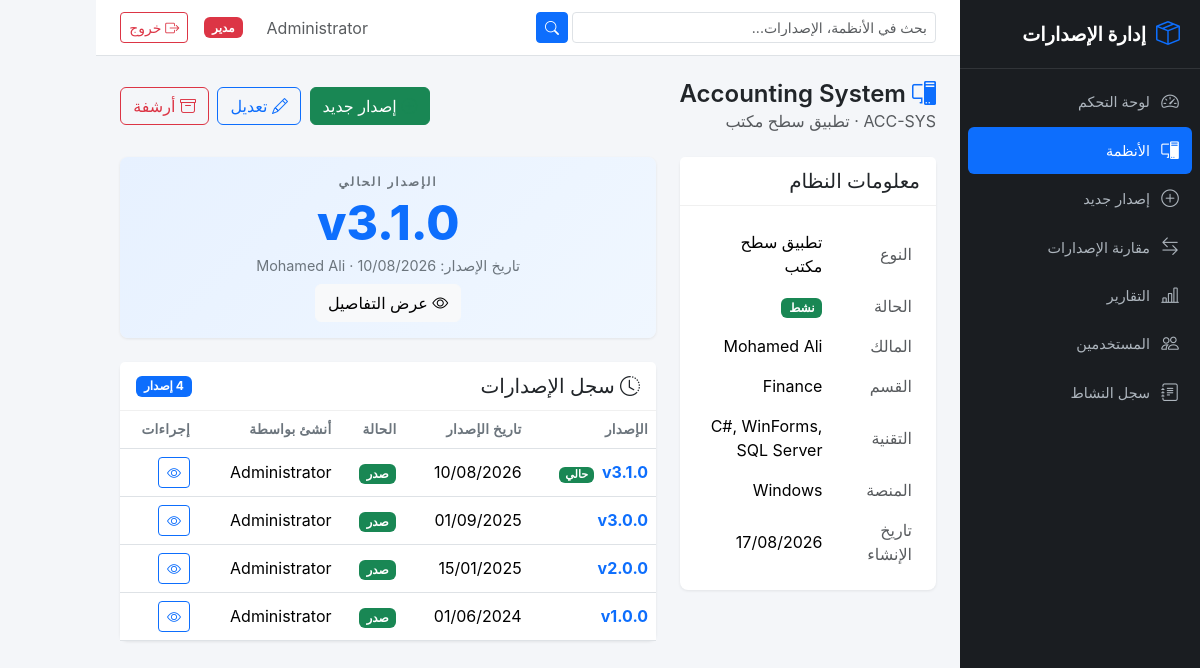
The page /systems/2 (signed in) on the database its author committed.
### app/models/user.py (models this page shows, shortened)
class User(UserMixin, db.Model):
    __tablename__ = 'users'
    id = db.Column(db.Integer, primary_key=True)
    username = db.Column(db.String(80), unique=True, nullable=False, index=True)
    email = db.Column(db.String(120), unique=True, nullable=False)
    password_hash = db.Column(db.String(256), nullable=False)
    full_name = db.Column(db.String(150), nullable=False)
    role = db.Column(db.String(20), nullable=False, default='user')
    is_active = db.Column(db.Boolean, default=True, nullable=False)
    created_at = db.Column(db.DateTime, default=lambda: datetime.now(timezone.utc))
    updated_at = db.Column(db.DateTime, default=lambda: datetime.now(timezone.utc),
                           onupdate=lambda: datetime.now(timezone.utc))
    @property
    def is_admin(self):
        return self.role == 'admin'

### app/models/system.py (models this page shows, shortened)
class System(db.Model):
    __tablename__ = 'systems'
    id = db.Column(db.Integer, primary_key=True)
    name = db.Column(db.String(200), nullable=False, index=True)
    code = db.Column(db.String(50), unique=True, nullable=False, index=True)
    system_type = db.Column(db.String(50), nullable=False)
    description = db.Column(db.Text, nullable=True)
    owner = db.Column(db.String(150), nullable=True)
    department = db.Column(db.String(150), nullable=True)
    technology = db.Column(db.String(200), nullable=True)
    platform = db.Column(db.String(100), nullable=True)
    repository_url = db.Column(db.String(500), nullable=True)
    documentation_url = db.Column(db.String(500), nullable=True)
    status = db.Column(db.String(20), nullable=False, default='Active')
    created_at = db.Column(db.DateTime, default=lambda: datetime.now(timezone.utc))
    updated_at = db.Column(db.DateTime, default=lambda: datetime.now(timezone.utc),
                           onupdate=lambda: datetime.now(timezone.utc))
    versions = db.relationship('Version', backref='system', lazy='dynamic',
                               order_by='Version.created_at.desc()')
    @property
    def current_version(self):
        from app.models.version import Version
        return self.versions.filter_by(status='Released').order_by(
            Version.release_date.desc(), Version.id.desc()
        ).first()

### app/models/version.py (models this page shows, shortened)
class Version(db.Model):
    __tablename__ = 'versions'
    id = db.Column(db.Integer, primary_key=True)
    system_id = db.Column(db.Integer, db.ForeignKey('systems.id'), nullable=False, index=True)
    version_number = db.Column(db.String(50), nullable=False)
    major = db.Column(db.Integer, nullable=False, default=0)
    minor = db.Column(db.Integer, nullable=False, default=0)
    patch = db.Column(db.Integer, nullable=False, default=0)
    version_type = db.Column(db.String(20), nullable=True)
    status = db.Column(db.String(20), nullable=False, default='Draft')
    release_date = db.Column(db.Date, nullable=True)
    description = db.Column(db.Text, nullable=True)
    notes = db.Column(db.Text, nullable=True)
    responsible_person = db.Column(db.String(150), nullable=True)
    created_by = db.Column(db.Integer, db.ForeignKey('users.id'), nullable=True)
    created_at = db.Column(db.DateTime, default=lambda: datetime.now(timezone.utc))
    updated_at = db.Column(db.DateTime, default=lambda: datetime.now(timezone.utc),
                           onupdate=lambda: datetime.now(timezone.utc))
    changes = db.relationship('VersionChange', backref='version', lazy='dynamic',
                              order_by='VersionChange.id')
    attachments = db.relationship('Attachment', backref='version', lazy='dynamic')
    creator = db.relationship('User', backref='created_versions', foreign_keys=[created_by])
    __table_args__ = (
        db.UniqueConstraint('system_id', 'version_number', name='uq_system_version'),
    )
    @property
    def is_current(self):
        if self.status != 'Released':
            return False
        from app.models.system import System
        system = System.query.get(self.system_id)
        if not system:
            return False
        cv = system.current_version
        return cv is not None and cv.id == self.id

### app/routes/systems.py (the view)
@systems_bp.route('/<int:system_id>')
@login_required
def details(system_id):
    system = System.query.get_or_404(system_id)
    current = system.current_version
    versions = system.versions.all()
    return render_template('systems/details.html',
                           system=system,
                           current_version=current,
                           versions=versions)

### app/templates/systems/details.html (shortened to what this page needs)
{% extends "base.html" %}
{% block content %}
<div class="page-header d-flex justify-content-between align-items-center">
    <div>
        <h1><i class="bi bi-pc-display"></i> {{ system.name }}</h1>
        <span class="text-muted">{{ system.code }} &middot; {{ {'Desktop Application': 'تطبيق سطح مكتب', 'Web Application': 'تطبيق ويب', 'Website': 'موقع إلكتروني', 'Mobile Application': 'تطبيق موبايل', 'API / Service': 'API / خدمة', 'Other': 'أخرى'}.get(system.system_type, system.system_type) }}</span>
    </div>
    <div>
        <a href="{{ url_for('versions.create', system_id=system.id) }}" class="btn btn-success">
            <i class="bi bi-plus-circle text-success"></i> إصدار جديد
        </a>
        <a href="{{ url_for('systems.edit', system_id=system.id) }}" class="btn btn-outline-primary ms-1">
            <i class="bi bi-pencil"></i> تعديل
        </a>
        {% if system.status != 'Archived' %}
        <form method="POST" action="{{ url_for('systems.archive', system_id=system.id) }}" class="d-inline" onsubmit="return confirm('أرشفة هذا النظام؟')">
            <button type="submit" class="btn btn-outline-danger ms-1"><i class="bi bi-archive text-danger"></i> أرشفة</button>
        </form>
        {% endif %}
    </div>
</div>
<div class="row g-4">
    <div class="col-lg-4">
        <div class="card">
            <div class="card-header"><h5 class="mb-0">معلومات النظام</h5></div>
            <div class="card-body">
                <table class="table table-borderless mb-0">
                    <tr><td class="text-muted" style="width:40%">النوع</td><td>{{ {'Desktop Application': 'تطبيق سطح مكتب', 'Web Application': 'تطبيق ويب', 'Website': 'موقع إلكتروني', 'Mobile Application': 'تطبيق موبايل', 'API / Service': 'API / خدمة', 'Other': 'أخرى'}.get(system.system_type, system.system_type) }}</td></tr>
                    <tr><td class="text-muted">الحالة</td><td>
                        <span class="badge bg-{{ 'success' if system.status == 'Active' else 'warning' if system.status == 'Maintenance' else 'danger' if system.status == 'Deprecated' else 'secondary' }}">
                            {{ 'نشط' if system.status == 'Active' else 'صيانة' if system.status == 'Maintenance' else 'متوقف' if system.status == 'Deprecated' else 'مؤرشف' }}
                        </span>
                    </td></tr>
                    <tr><td class="text-muted">المالك</td><td>{{ system.owner or '-' }}</td></tr>
                    <tr><td class="text-muted">القسم</td><td>{{ system.department or '-' }}</td></tr>
                    <tr><td class="text-muted">التقنية</td><td>{{ system.technology or '-' }}</td></tr>
                    <tr><td class="text-muted">المنصة</td><td>{{ system.platform or '-' }}</td></tr>
                    <tr><td class="text-muted">تاريخ الإنشاء</td><td>{{ system.created_at.strftime('%d/%m/%Y') if system.created_at else '-' }}</td></tr>
                </table>
            </div>
        </div>
    </div>
    <div class="col-lg-8">
        {% if current_version %}
        <div class="card current-version-card mb-4">
            <div class="card-body text-center">
                <div class="current-version-label">الإصدار الحالي</div>
                <div class="current-version-number">v{{ current_version.version_number }}</div>
                <div class="current-version-meta">
                    تاريخ الإصدار: {{ current_version.release_date.strftime('%d/%m/%Y') if current_version.release_date else '-' }}
                    {% if current_version.responsible_person %}
                    &middot; {{ current_version.responsible_person }}
                    {% endif %}
                </div>
                <a href="{{ url_for('versions.details', version_id=current_version.id) }}" class="btn btn-light mt-2">
                    <i class="bi bi-eye"></i> عرض التفاصيل
                </a>
            </div>
        </div>
        {% else %}
        <div class="alert alert-info">
            <i class="bi bi-info-circle"></i> لم يتم إصدار أي إصدار بعد.
            <a href="{{ url_for('versions.create', system_id=system.id) }}">أنشئ الإصدار الأول</a>.
        </div>
        {% endif %}
        <div class="card">
            <div class="card-header d-flex justify-content-between align-items-center">
                <h5 class="mb-0"><i class="bi bi-clock-history"></i> سجل الإصدارات</h5>
                <span class="badge bg-primary">{{ versions|length }} إصدار</span>
            </div>
            <div class="card-body p-0">
                <div class="table-responsive">
                    <table class="table table-hover mb-0">
                        <thead>
                            <tr>
                                <th>الإصدار</th>
                                <th>تاريخ الإصدار</th>
                                <th>الحالة</th>
                                <th>أنشئ بواسطة</th>
                                <th>إجراءات</th>
                            </tr>
                        </thead>
                        <tbody>
                            {% for version in versions %}
                            <tr>
                                <td>
                                    <a href="{{ url_for('versions.details', version_id=version.id) }}" class="fw-bold text-decoration-none">
                                        v{{ version.version_number }}
                                    </a>
                                    {% if version.is_current %}
                                        <span class="badge current-badge ms-1">حالي</span>
                                    {% endif %}
                                </td>
                                <td>{{ version.release_date.strftime('%d/%m/%Y') if version.release_date else '-' }}</td>
                                <td>
                                    <span class="badge bg-{{ 'success' if version.status == 'Released' else 'warning' if version.status == 'Draft' else 'secondary' }}">
                                        {{ 'صدر' if version.status == 'Released' else 'مسودة' if version.status == 'Draft' else 'مؤرشف' }}
                                    </span>
                                </td>
                                <td>{{ version.creator.full_name if version.creator else '-' }}</td>
                                <td>
                                    <a href="{{ url_for('versions.details', version_id=version.id) }}" class="btn btn-sm btn-outline-primary">
                                        <i class="bi bi-eye"></i>
                                    </a>
                                </td>
                            </tr>
                            {% endfor %}
                        </tbody>
                    </table>
                </div>
            </div>
        </div>
    </div>
</div>
{% endblock %}

### app/templates/base.html (shortened to what this page needs)
<!DOCTYPE html>
<html lang="ar" dir="rtl">
<head>
    <link href="https://cdn.jsdelivr.net/npm/bootstrap@5.3.3/dist/css/bootstrap.rtl.min.css" rel="stylesheet">
    <link href="https://cdn.jsdelivr.net/npm/bootstrap-icons@1.11.3/font/bootstrap-icons.min.css" rel="stylesheet">
    <link href="{{ url_for('static', filename='css/style.css') }}" rel="stylesheet">
</head>
<body>
    {% if current_user.is_authenticated %}
    <div class="d-flex">
        <nav class="sidebar" id="sidebar">
            <div class="sidebar-brand">
                <i class="bi bi-box-seam"></i>
                <span>إدارة الإصدارات</span>
            </div>
            <ul class="sidebar-nav">
                <li class="nav-item">
                    <a href="{{ url_for('dashboard.index') }}" class="nav-link {% if request.endpoint == 'dashboard.index' %}active{% endif %}">
                        <i class="bi bi-speedometer2"></i><span>لوحة التحكم</span>
                    </a>
                </li>
                <li class="nav-item">
                    <a href="{{ url_for('systems.index') }}" class="nav-link {% if 'systems' in request.endpoint %}active{% endif %}">
                        <i class="bi bi-pc-display"></i><span>الأنظمة</span>
                    </a>
                </li>
                <li class="nav-item">
                    <a href="{{ url_for('versions.create') }}" class="nav-link {% if request.endpoint == 'versions.create' %}active{% endif %}">
                        <i class="bi bi-plus-circle"></i><span>إصدار جديد</span>
                    </a>
                </li>
                <li class="nav-item">
                    <a href="{{ url_for('versions.compare') }}" class="nav-link {% if request.endpoint == 'versions.compare' %}active{% endif %}">
                        <i class="bi bi-arrow-left-right"></i><span>مقارنة الإصدارات</span>
                    </a>
                </li>
                <li class="nav-item">
                    <a href="{{ url_for('reports.index') }}" class="nav-link {% if 'reports' in request.endpoint %}active{% endif %}">
                        <i class="bi bi-bar-chart-line"></i><span>التقارير</span>
                    </a>
                </li>
                {% if current_user.is_admin %}
                <li class="nav-item">
                    <a href="{{ url_for('users.index') }}" class="nav-link {% if 'users' in request.endpoint %}active{% endif %}">
                        <i class="bi bi-people"></i><span>المستخدمين</span>
                    </a>
                </li>
                <li class="nav-item">
                    <a href="{{ url_for('audit.index') }}" class="nav-link {% if 'audit' in request.endpoint %}active{% endif %}">
                        <i class="bi bi-journal-text"></i><span>سجل النشاط</span>
                    </a>
                </li>
                {% endif %}
            </ul>
        </nav>
        <div class="main-content">
            <nav class="topbar">
                <form class="topbar-search d-none d-md-flex" action="{{ url_for('systems.index') }}" method="GET">
                    <input type="text" name="search" class="form-control form-control-sm" placeholder="بحث في الأنظمة، الإصدارات..." value="{{ request.args.get('search', '') }}">
                    <button type="submit" class="btn btn-sm btn-primary ms-1"><i class="bi bi-search"></i></button>
                </form>
                <div class="topbar-right">
                    <span class="text-muted me-3 d-none d-md-inline">{{ current_user.full_name }}</span>
                    {% if current_user.is_admin %}
                    <span class="badge bg-danger me-2">مدير</span>
                    {% endif %}
                    <a href="{{ url_for('auth.logout') }}" class="btn btn-sm btn-outline-danger">
                        <i class="bi bi-box-arrow-right"></i> خروج
                    </a>
                </div>
            </nav>
            <div class="content-wrapper">
                {% block content %}{% endblock %}
            </div>
        </div>
    </div>
    {% else %}
        {% block public_content %}{% endblock %}
    {% endif %}
</body>
</html>

### rows shown on the page
User: full_name "Administrator"
System: name "Accounting System", system_type "تطبيق سطح مكتب", status "نشط", owner "Mohamed Ali", department "Finance", technology "C#, WinForms, SQL Server", platform "Windows", created_at "17/08/2026"
Version: version_number "3.1.0", responsible_person "Mohamed Ali", shows "حالي", release_date "10/08/2026", status "صدر", creator "Administrator"
Version: version_number "3.0.0", release_date "01/09/2025", status "صدر", creator "Administrator"
Version: version_number "2.0.0", release_date "15/01/2025", status "صدر", creator "Administrator"
Version: version_number "1.0.0", release_date "01/06/2024", status "صدر", creator "Administrator"

### other values the page prints
{{ versions|length }} "4"
